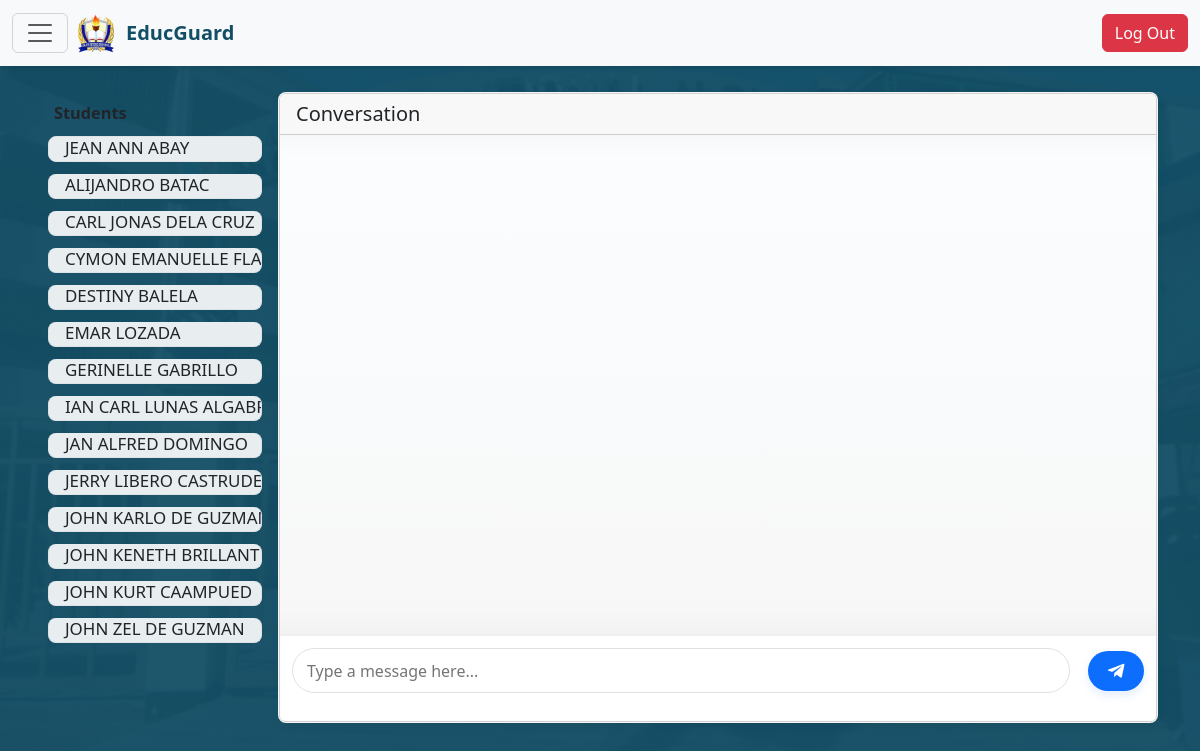
The app's page /PHPSubjectTeacher/STMessage.php with its own data.
### tables this page shows
CREATE TABLE `students` (
  `student_id` int NOT NULL,
  `lrn` varchar(15) NOT NULL,
  `rfid_number` varchar(20) DEFAULT NULL,
  `first_name` varchar(50) NOT NULL,
  `middle_name` varchar(50) DEFAULT NULL,
  `last_name` varchar(50) NOT NULL,
  `birthdate` date DEFAULT NULL,
  `sex` enum('Male','Female') DEFAULT NULL,
  `contact_number` varchar(15) DEFAULT NULL,
  `grade_level` varchar(20) DEFAULT NULL,
  `year_level` varchar(20) DEFAULT NULL,
  `address` text,
  `email` varchar(100) DEFAULT NULL,
  `parent_guardian_name` varchar(100) DEFAULT NULL,
  `parent_guardian_number` varchar(15) DEFAULT NULL,
  `parent_guardian_email` varchar(100) DEFAULT NULL,
  `student_username` varchar(50) DEFAULT NULL,
  `status` enum('Active','Inactive') DEFAULT 'Active',
  `created_at` timestamp NOT NULL DEFAULT CURRENT_TIMESTAMP,
  `section` varchar(255) DEFAULT NULL,
  `student_password` varchar(50) DEFAULT NULL
);

### PHPSubjectTeacher/STMessage.php (the view, shortened to what this page needs)
<?php include "subjectTeacherNavbar.php" ?>
<?php
$servername = "localhost";
$username = "root";
$password = "";
$dbname = "educguarddb";
$conn = new mysqli($servername, $username, $password, $dbname);
$studentId = isset($_GET['id']) && ctype_digit($_GET['id']) ? (int)$_GET['id'] : 0;
$userName = '';
?>
<!DOCTYPE html>
<html lang="en">
<head>
    <link rel="stylesheet" href="../node_modules/bootstrap/dist/css/bootstrap.min.css">
    <link rel="stylesheet" href="https://cdnjs.cloudflare.com/ajax/libs/font-awesome/5.15.4/css/all.min.css">
    <link rel="stylesheet" href="../CSS/Teacher/designMessages.css">
    <link rel="stylesheet" href="../CSS/messages-common.css">
</head>
<body>
    <div class="messages-page container">
        <aside class="messages-sidebar">
            <div class="adviser-list">
                <h5>Students</h5>
                <div class="list-group">
                    <?php
                    $sq = $conn->prepare("SELECT student_id, first_name, last_name FROM students ORDER BY first_name ASC");
                    if ($sq) {
                        $sq->execute();
                        $resS = $sq->get_result();
                        if ($resS && $resS->num_rows > 0) {
                            while ($s = $resS->fetch_assoc()) {
                                $sid = (int)$s['student_id'];
                                $name = htmlspecialchars(trim($s['first_name'] . ' ' . $s['last_name']));
                                $active = ($sid === $studentId) ? ' active' : '';
                                echo "<a href=\"STMessage.php?id={$sid}\" class=\"list-group-item list-group-item-action{$active}\">{$name}</a>";
                            }
                        } else {
                            echo '<div class="list-group-item">No students found</div>';
                        }
                    } else {
                        echo '<div class="list-group-item">No students found</div>';
                    }
                    ?>
                </div>
            </div>
        </aside>
    <section class="messages-panel">
        <div class="card shadow compact">
            <header class="card-header d-flex align-items-center">
                <div>
                    <h5 class="mb-0"><?php echo $userName ? $userName : 'Conversation'; ?></h5>
                </div>
            </header>
            <div class="chat-box" id="chat-box">
            </div>
            <form method="POST" action="STMessage.php?id=<?php echo $studentId; ?>" class="typing-area fixed">
                <input type="text" name="messages" class="input-field" placeholder="Type a message here..." required>
                <button type="submit"><i class="fab fa-telegram-plane"></i></button>
            </form>
        </section>
    </div>
</body>
</html>

### CSS/Teacher/teacherNavbar.css (style rules this page uses)
body { background-color: transparent; background-image: url('../../Assets/malinta.jpg'); background-size: cover; background-position: center; background-attachment: fixed; position: relative; min-height: 100vh; margin: 0; padding: 0; }
body::before { content: ''; position: fixed; top: 0; left: 0; right: 0; bottom: 0; background-image: inherit; background-size: cover; background-position: center; filter: blur(1px); -webkit-filter: blur(1px); z-index: -2; }
body::after { content: ''; position: fixed; top: 0; left: 0; right: 0; bottom: 0; background: linear-gradient(rgba(18, 78, 102, 0.95), rgba(18, 78, 102, 0.95)); z-index: -1; }
.d-flex { display: flex; align-items: center; gap: 10px; }

### CSS/Teacher/designMessages.css (style rules this page uses)
.chat-box { height: 500px; overflow-y: auto; background: #f7f7f7; padding: 20px 30px; box-shadow: inset 0 32px 32px -32px rgba(0, 0, 0, 0.05), inset 0 -32px 32px -32px rgba(0, 0, 0, 0.05); display: flex; flex-direction: column; }
.typing-area { display: flex; padding: 18px 30px; border-top: 1px solid #e0e0e0; background: #fff; }
.typing-area input { flex: 1; height: 45px; font-size: 16px; padding: 0 13px; border: 1px solid #ccc; border-right: none; border-radius: 5px 0 0 5px; outline: none; }
.typing-area button { width: 55px; background: #333; color: #fff; font-size: 19px; border: none; border-radius: 0 5px 5px 0; cursor: pointer; }

### CSS/messages-common.css (style rules this page uses)
:root { --card-bg: #ffffff; --accent: #0d6efd; --incoming-bg:#f1f7ff; --outgoing-bg:#dff7e6; }
.messages-page { min-height: calc(100vh - 92px); display:flex; justify-content:center; align-items:flex-start; padding:92px 12px 20px 12px; box-sizing:border-box; }
html,body { width:100%;overflow-x:hidden }
.messages-panel { margin-left:0 }
.messages-sidebar { width:220px; margin-right:16px; flex: 0 0 220px; }
.adviser-list .list-group { height: calc(64px * 8); overflow-y:auto; padding-right:6px; box-sizing: border-box; }
.adviser-list { display:flex; flex-direction:column; height: calc(48px + (64px * 8)); box-sizing:border-box; }
.adviser-list .list-group { max-height: none; flex: 1 1 auto; overflow-y: auto; }
.adviser-list .list-group-item { height:64px; padding:12px 16px; display:flex; align-items:center; white-space:nowrap; font-size:1.06rem; line-height:1.1; overflow:hidden; text-overflow:ellipsis; text-transform:none; box-sizing: border-box; margin:6px 6px; border-radius:8px; background: rgba(255,255,255,0.9); transition: transform .08s ease, box-shadow .12s ease; }
.adviser-list h5 { font-size:1.02rem; margin:12px 8px 6px 12px; font-weight:600 }
.messages-panel { flex: 1 1 auto; min-width:300px; max-width:100%; display:flex; flex-direction:column; height:100%; min-height:0; background:var(--card-bg); border-radius:8px; box-shadow:0 4px 10px rgba(0,0,0,0.05); overflow:hidden; border:1px solid rgba(0,0,0,0.04); }
.typing-area.fixed { position:static; background:#fff; padding:12px; display:flex; gap:8px; align-items:center; flex: 0 0 auto; }
.typing-area.fixed .input-field { flex:1; border-radius:24px; padding:10px 14px; border:1px solid #e0e0e0 }
.typing-area.fixed button { border-radius:20px; padding:8px 14px; background:var(--accent); color:#fff; border:none }
.messages-panel .typing-area.fixed .input-group .btn, .messages-panel .typing-area.fixed button { display:inline-flex; align-items:center; justify-content:center; white-space:nowrap; min-width:56px; height:40px; padding:0 12px; }
.messages-panel .chat-box { flex: 1 1 auto; overflow-y:auto; padding:10px; background:linear-gradient(180deg,#fbfdff,#f7f7f7); display:flex; flex-direction:column; gap:6px; }
.messages-panel .card { display:flex; flex-direction:column; height:100%; min-height:0; width:100%; }
.typing-area { display:flex;padding:12px;border-top:1px solid #eee;background:#fff }
.typing-area input { flex:1;padding:10px 14px;border-radius:20px;border:1px solid #ddd;margin-right:10px;background:#fff }
.typing-area button { background:var(--accent);border:none;color:#fff;padding:8px 14px;border-radius:8px;box-shadow:0 4px 10px rgba(13,110,253,0.12) }
.adviser-list .list-group-item { cursor:pointer }
.messages-panel .chat-box { scrollbar-width:thin }

### records on screen
students: name "JEAN ANN ABAY"
students: name "ALIJANDRO BATAC"
students: name "CARL JONAS DELA C…"
students: name "CYMON EMANUELLE…"
students: name "DESTINY BALELA"
students: name "EMAR LOZADA"
students: name "GERINELLE GABRILLO"
students: name "IAN CARL LUNAS AL…"
students: name "JAN ALFRED DOMIN…"
students: name "JERRY LIBERO CASTR…"
students: name "JOHN KARLO DE GUZ…"
students: name "JOHN KENETH BRILL…"
students: name "JOHN KURT CAAMPU…"
students: name "JOHN ZEL DE GUZMAN"
